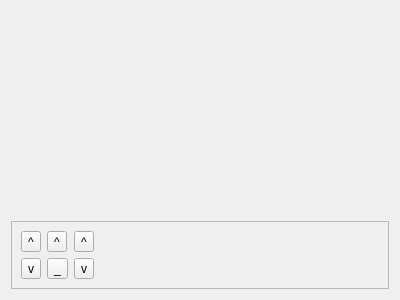
<?xml version="1.0" encoding="UTF-8"?>
<ui version="4.0">
 <class>W_C_Map3D</class>
 <widget class="QWidget" name="W_C_Map3D">
  <property name="geometry">
   <rect>
    <x>0</x>
    <y>0</y>
    <width>400</width>
    <height>300</height>
   </rect>
  </property>
  <property name="windowTitle">
   <string>Map 3D</string>
  </property>
  <layout class="QVBoxLayout" name="verticalLayout_4">
   <item>
    <widget class="W_Map3D" name="W_Map3D" native="true">
     <property name="sizePolicy">
      <sizepolicy hsizetype="Expanding" vsizetype="Expanding">
       <horstretch>0</horstretch>
       <verstretch>0</verstretch>
      </sizepolicy>
     </property>
    </widget>
   </item>
   <item>
    <widget class="QFrame" name="frame">
     <property name="sizePolicy">
      <sizepolicy hsizetype="Expanding" vsizetype="Maximum">
       <horstretch>0</horstretch>
       <verstretch>0</verstretch>
      </sizepolicy>
     </property>
     <property name="frameShape">
      <enum>QFrame::StyledPanel</enum>
     </property>
     <property name="frameShadow">
      <enum>QFrame::Raised</enum>
     </property>
     <layout class="QHBoxLayout" name="horizontalLayout">
      <item>
       <layout class="QVBoxLayout" name="verticalLayout">
        <item>
         <widget class="QToolButton" name="TB_LeftF">
          <property name="text">
           <string>^</string>
          </property>
          <property name="autoRepeat">
           <bool>true</bool>
          </property>
         </widget>
        </item>
        <item>
         <widget class="QToolButton" name="TB_LeftB">
          <property name="text">
           <string>v</string>
          </property>
          <property name="autoRepeat">
           <bool>true</bool>
          </property>
         </widget>
        </item>
       </layout>
      </item>
      <item>
       <layout class="QVBoxLayout" name="verticalLayout_2">
        <item>
         <widget class="QToolButton" name="TB_F">
          <property name="text">
           <string>^</string>
          </property>
          <property name="autoRepeat">
           <bool>true</bool>
          </property>
         </widget>
        </item>
        <item>
         <widget class="QToolButton" name="TB_Break">
          <property name="text">
           <string>_</string>
          </property>
         </widget>
        </item>
       </layout>
      </item>
      <item>
       <layout class="QVBoxLayout" name="verticalLayout_3">
        <item>
         <widget class="QToolButton" name="TB_RightF">
          <property name="text">
           <string>^</string>
          </property>
          <property name="autoRepeat">
           <bool>true</bool>
          </property>
         </widget>
        </item>
        <item>
         <widget class="QToolButton" name="TB_RightB">
          <property name="text">
           <string>v</string>
          </property>
          <property name="autoRepeat">
           <bool>true</bool>
          </property>
         </widget>
        </item>
       </layout>
      </item>
      <item>
       <spacer name="horizontalSpacer">
        <property name="orientation">
         <enum>Qt::Horizontal</enum>
        </property>
        <property name="sizeHint" stdset="0">
         <size>
          <width>249</width>
          <height>20</height>
         </size>
        </property>
       </spacer>
      </item>
     </layout>
    </widget>
   </item>
  </layout>
 </widget>
 <customwidgets>
  <customwidget>
   <class>W_Map3D</class>
   <extends>QWidget</extends>
   <header>w_map3d.h</header>
   <container>1</container>
  </customwidget>
 </customwidgets>
 <resources/>
 <connections/>
</ui>
